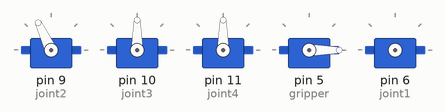
This sketch was run on a simulated Arduino Uno, built with avr-gcc and run on an emulated ATmega328P. Shown: 5 × servo.

Above: at 0.05 s.
At 0.35 s:
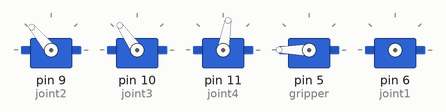
At 0.7 s:
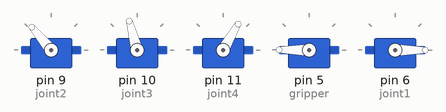
At 1.35 s:
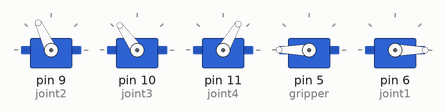
At 2.0 s:
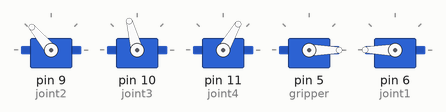
At 2.7 s:
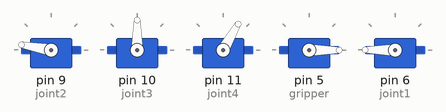
Timing chart, 0 to 6.2 s (numbered marks = the images above):
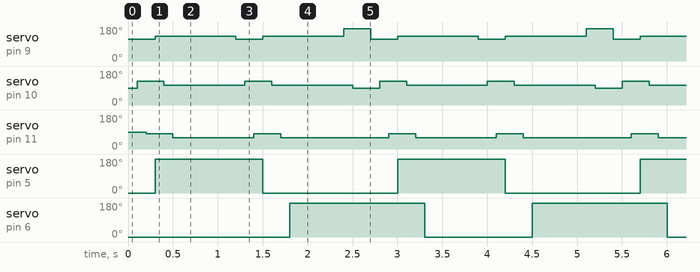

The sketch:

Indjd.ino
```cpp
// INDIVIDUAL JOINT DIRECTION PROGRAM
#include <Servo.h>


Servo joint1;  // create servo objects to control a servo
Servo joint2;
Servo joint3;
Servo joint4;
Servo gripper;


void setup() {
  joint2.attach(9);  //attach the motors to different digital pins
  joint3.attach(10);
  joint4.attach(11);
  gripper.attach(5);

/* FOR 1 ITERATION
//gripper.write(180);
gripper.write(0);
delay(1000);


 joint2.write(115);
 delay(1000);// not CT
 joint3.write(abs(180-55));
 delay(1000);
 joint4.write(80);
 delay(1000);


 gripper.write(180);
 delay(1000);

joint2.write(130);
 delay(1000);// not CT
 joint3.write(abs(180-75));
 delay(1000);
 joint4.write(60);
 delay(1000);

 joint1.attach(6);
 joint1.write(0);
 delay(400);
 joint1.detach();

 joint2.write(115);
 delay(1000);// not CT
 joint3.write(abs(180-55));
 delay(1000);
 joint4.write(80);
 delay(1000);

gripper.write(0);
 delay(1000);

joint2.write(130);
 delay(1000);// not CT
 joint3.write(abs(180-75));
 delay(1000);
 joint4.write(60);
 delay(1000);


joint1.attach(6);
 joint1.write(180);
 delay(400);
 joint1.detach();

 joint2.write(170);
 delay(1000);// not CT
 joint3.write(abs(180-90));
 delay(1000);
 joint4.write(60);
 delay(1000);


 gripper.write(180);
 delay(1000);
 */
}

void loop() {

gripper.write(0);

// FOR MULTIPLE ITERATIONS

// send robot to cylinder position
 joint2.write(115);
 delay(100);// not CT
 joint3.write(abs(180-55));
 delay(100);
 joint4.write(80);
 delay(100);


//Grab cylinder
 gripper.write(180);


//lift cylinder
joint2.write(130);
 delay(100);// not CT
 joint3.write(abs(180-75));
 delay(100);
 joint4.write(60);
 delay(100);


//Move the robot to another place
 joint1.attach(6);
 joint1.write(0);
 delay(600);
 joint1.detach();


 //put the cylinder down
 joint2.write(115);
 delay(100);// not CT
 joint3.write(abs(180-55));
 delay(100);
 joint4.write(80);
 delay(100);

//release the cylinder
 gripper.write(0);


//move the robot up
joint2.write(130);
 delay(100);// not CT
 joint3.write(abs(180-75));
 delay(100);
 joint4.write(60);
 delay(100);

//move robot to another place
joint1.attach(6);
 joint1.write(180);
 delay(600);
 joint1.detach();

//put robot in rest ppsition
 joint2.write(170);
 delay(100);// not CT
 joint3.write(abs(180-90));
 delay(100);
 joint4.write(60);
 delay(100);

}
```

Measured:
- by itself, servo on pin 9 (joint2): repeats every 2.7 s: 115° 0.30 s, 130° 0.90 s, 170° 0.30 s, 115° 0.30 s, 130° 0.90 s
- by itself, servo on pin 10 (joint3): repeats every 2.7 s: 105° 0.90 s, 125° 0.30 s, 105° 0.90 s, 90° 0.30 s, 125° 0.30 s
- by itself, servo on pin 11 (joint4): repeats every 2.7 s: 60° 0.90 s, 80° 0.30 s, 60° 1.2 s, 80° 0.30 s
- by itself, servo on pin 5 (gripper): alternates 180° for 1.2 s and 0° for 1.5 s
- by itself, servo on pin 6 (joint1): alternates 180° for 1.5 s and 0° for 1.2 s
